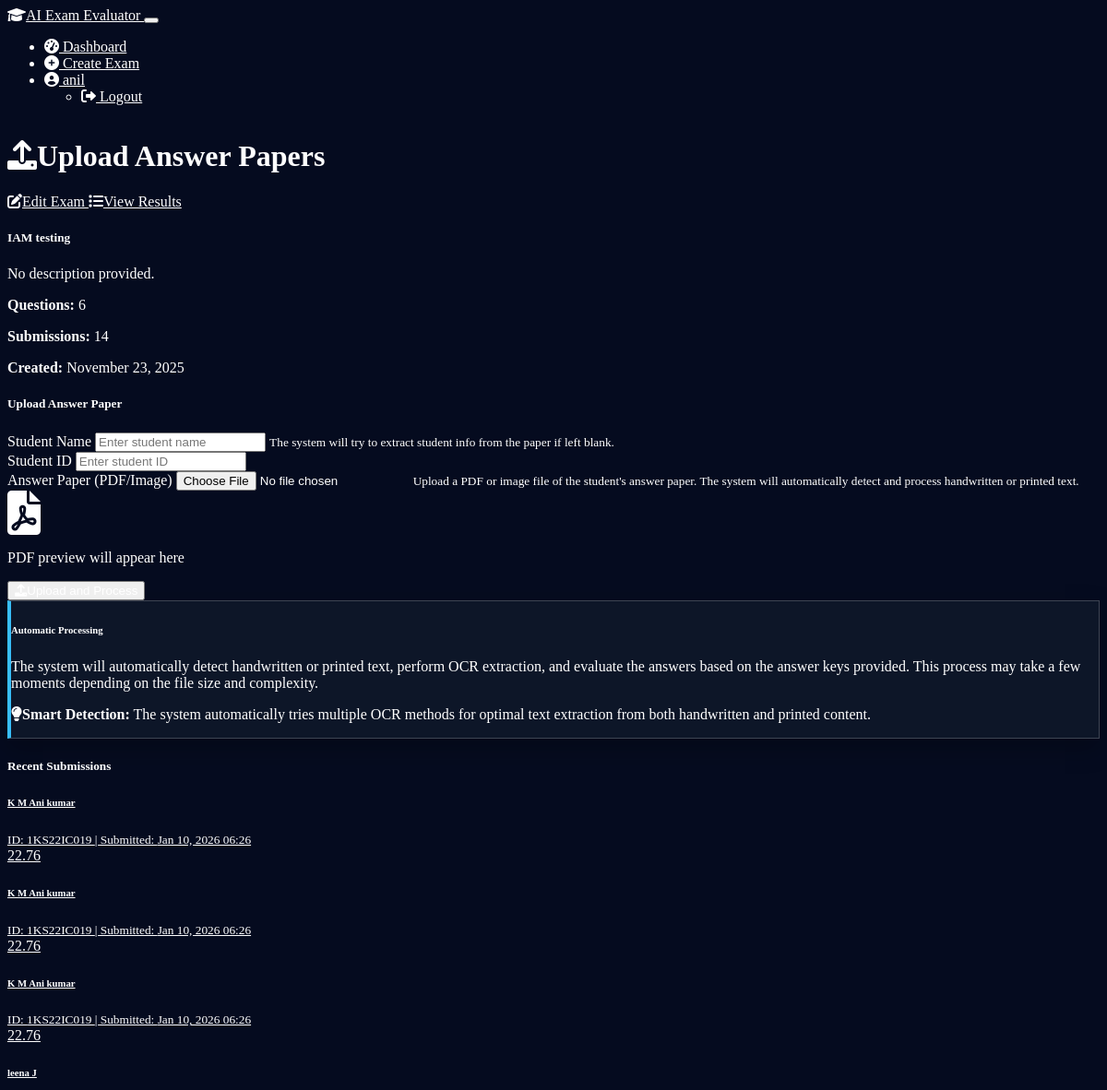
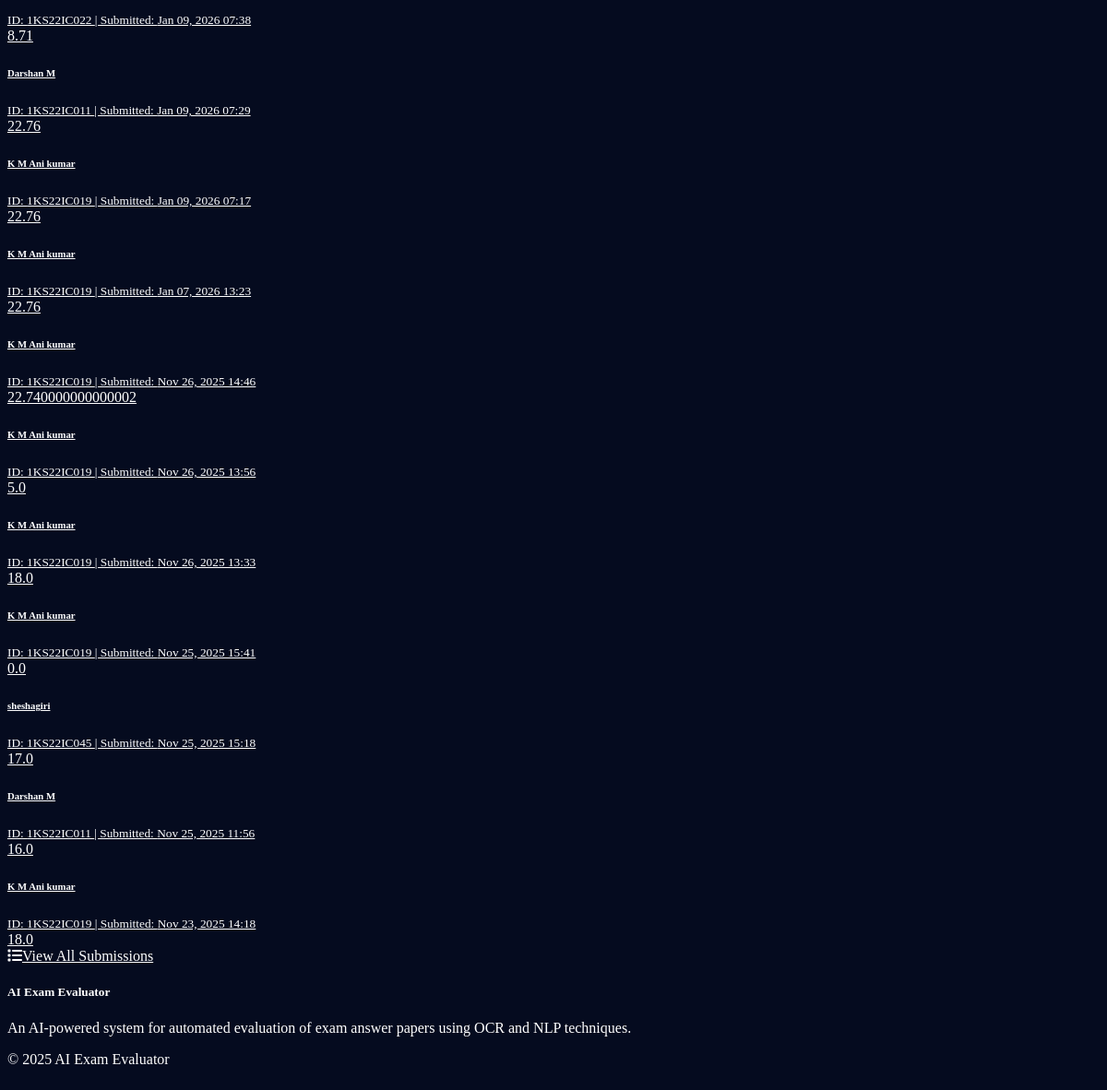
Page /exam/1/upload (signed in) on the committed database (2 pictures, top to bottom).
### models.py (models this page shows, shortened)
class User(UserMixin, db.Model):
    id = db.Column(db.Integer, primary_key=True)
    username = db.Column(db.String(64), unique=True, nullable=False)
    email = db.Column(db.String(120), unique=True, nullable=False)
    password_hash = db.Column(db.String(256))
    is_faculty = db.Column(db.Boolean, default=True)
    created_at = db.Column(db.DateTime, default=datetime.utcnow)
    exams = db.relationship('Exam', backref='faculty', lazy=True)

class Exam(db.Model):
    id = db.Column(db.Integer, primary_key=True)
    title = db.Column(db.String(128), nullable=False)
    description = db.Column(db.Text)
    created_at = db.Column(db.DateTime, default=datetime.utcnow)
    faculty_id = db.Column(db.Integer, db.ForeignKey('user.id'), nullable=False)
    questions = db.relationship('Question', backref='exam', lazy=True, cascade="all, delete-orphan")
    submissions = db.relationship('Submission', backref='exam', lazy=True, cascade="all, delete-orphan")

class Submission(db.Model):
    id = db.Column(db.Integer, primary_key=True)
    exam_id = db.Column(db.Integer, db.ForeignKey('exam.id'), nullable=False)
    student_name = db.Column(db.String(128), nullable=False)
    student_id = db.Column(db.String(64), nullable=False)
    submitted_at = db.Column(db.DateTime, default=datetime.utcnow)
    original_file = db.Column(db.String(255))  # Path to uploaded file
    extracted_text = db.Column(db.Text)  # Raw extracted text from OCR (stored in DB, not session)
    total_score = db.Column(db.Float, default=0)
    answers = db.relationship('SubmissionAnswer', backref='submission', lazy=True, cascade="all, delete-orphan")

### routes/exam_routes.py (the view, shortened to what this page needs)
@exam_bp.route('/exam/<int:exam_id>/upload', methods=['GET', 'POST'])
@login_required
def upload_answers(exam_id):
    exam = Exam.query.get_or_404(exam_id)
    if exam.faculty_id != current_user.id:
        flash('You do not have permission to upload answers for this exam.', 'danger')
        return redirect(url_for('exam.dashboard'))
    questions = Question.query.filter_by(exam_id=exam_id).order_by(Question.order).all()
    if not questions:
        flash('Please add questions to this exam before uploading answer papers.', 'warning')
        return redirect(url_for('exam.edit_exam', exam_id=exam_id))
    form = SubmissionForm()
    submissions = Submission.query.filter_by(exam_id=exam_id).order_by(Submission.submitted_at.desc()).all()
    return render_template('upload_answers.html', form=form, exam=exam, submissions=submissions)

### forms.py
class SubmissionForm(FlaskForm):
    student_name = StringField('Student Name', validators=[DataRequired(), Length(max=128)])
    student_id = StringField('Student ID', validators=[DataRequired(), Length(max=64)])
    answer_file = FileField('Answer Paper (PDF/Image)', validators=[
        FileRequired(),
        FileAllowed(['pdf', 'jpg', 'jpeg', 'png'], 'Only PDF and image files are allowed!')
    ])

### app.py (called while the page is built)
@login_manager.user_loader
def load_user(user_id):
    from models import User
    try:
        return User.query.get(int(user_id))
    except (ValueError, TypeError):
        return None

### templates/upload_answers.html (shortened to what this page needs)
{% extends "layout.html" %}
{% block content %}
<div class="container">
  <div class="d-flex justify-content-between align-items-center mb-4">
    <h1 class="h2">
      <i class="fas fa-upload me-2"></i>Upload Answer Papers
    </h1>
    <div>
      <a href="{{ url_for('exam.edit_exam', exam_id=exam.id) }}" class="btn btn-outline-secondary me-2">
        <i class="fas fa-edit me-1"></i>Edit Exam
      </a>
      <a href="{{ url_for('exam.view_submissions', exam_id=exam.id) }}" class="btn btn-info">
        <i class="fas fa-list me-1"></i>View Results
      </a>
    </div>
  </div>
  <div class="card shadow-sm mb-4">
    <div class="card-header bg-dark">
      <h5 class="card-title mb-0">{{ exam.title }}</h5>
    </div>
    <div class="card-body">
      <div class="row">
        <div class="col-md-8">
          {% if exam.description %}
            <p>{{ exam.description }}</p>
          {% else %}
            <p class="text-muted">No description provided.</p>
          {% endif %}
        </div>
        <div class="col-md-4">
          <div class="d-flex justify-content-end">
            <div class="text-end">
              <p class="mb-1"><strong>Questions:</strong> {{ exam.questions|length }}</p>
              <p class="mb-1"><strong>Submissions:</strong> {{ exam.submissions|length }}</p>
              <p class="mb-0"><strong>Created:</strong> {{ exam.created_at.strftime('%B %d, %Y') }}</p>
            </div>
          </div>
        </div>
      </div>
    </div>
  </div>
  <div class="row">
    <div class="col-md-6">
      <div class="card shadow-sm mb-4">
        <div class="card-header">
          <h5 class="card-title mb-0">Upload Answer Paper</h5>
        </div>
        <div class="card-body">
          <form method="POST" action="{{ url_for('exam.upload_answers', exam_id=exam.id) }}" enctype="multipart/form-data">
            <div class="mb-3">
              <label for="student_name" class="form-label">Student Name</label>
              {{ form.student_name(class="form-control", id="student_name", placeholder="Enter student name") }}
              <small class="form-text text-muted">The system will try to extract student info from the paper if left blank.</small>
            </div>
            <div class="mb-3">
              <label for="student_id" class="form-label">Student ID</label>
              {{ form.student_id(class="form-control", id="student_id", placeholder="Enter student ID") }}
            </div>
            <div class="mb-3">
              <label for="answer_file" class="form-label">Answer Paper (PDF/Image)</label>
              {{ form.answer_file(class="form-control", id="answer_file") }}
              <small class="form-text text-muted">Upload a PDF or image file of the student's answer paper. The system will automatically detect and process handwritten or printed text.</small>
            </div>
            <div class="preview-container mt-3 border rounded p-2" id="pdf-preview-container">
              <div class="text-center text-muted p-4">
                <i class="fas fa-file-pdf fa-3x mb-2"></i>
                <p>PDF preview will appear here</p>
              </div>
            </div>
            <div class="d-grid mt-3">
              <button type="submit" class="btn btn-primary">
                <i class="fas fa-upload me-1"></i>Upload and Process
              </button>
            </div>
          </form>
        </div>
        <div class="card-footer">
          <div class="alert alert-info mb-0">
            <h6 class="alert-heading">Automatic Processing</h6>
            <p class="small">
              The system will automatically detect handwritten or printed text, perform OCR extraction, and evaluate the answers based on the answer keys provided.
              This process may take a few moments depending on the file size and complexity.
            </p>
            <p class="mb-0 small">
              <i class="fas fa-lightbulb me-1"></i><strong>Smart Detection:</strong>
              The system automatically tries multiple OCR methods for optimal text extraction from both handwritten and printed content.
            </p>
          </div>
        </div>
      </div>
    </div>
    <div class="col-md-6">
      <div class="card shadow-sm">
        <div class="card-header">
          <h5 class="card-title mb-0">Recent Submissions</h5>
        </div>
        <div class="card-body">
          {% if submissions %}
            <div class="list-group">
              {% for submission in submissions %}
                <a href="{{ url_for('exam.view_submission', exam_id=exam.id, submission_id=submission.id) }}" class="list-group-item list-group-item-action d-flex justify-content-between align-items-center">
                  <div>
                    <h6 class="mb-1">{{ submission.student_name }}</h6>
                    <small class="text-muted">ID: {{ submission.student_id }} | Submitted: {{ submission.submitted_at.strftime('%b %d, %Y %H:%M') }}</small>
                  </div>
                  <span class="badge bg-primary rounded-pill">{{ submission.total_score }}</span>
                </a>
              {% endfor %}
            </div>
          {% else %}
            <div class="text-center py-4">
              <i class="fas fa-file-alt fa-3x mb-3 text-muted"></i>
              <h5>No submissions yet</h5>
              <p class="text-muted">Upload the first student answer paper to begin evaluation.</p>
            </div>
          {% endif %}
        </div>
        {% if submissions %}
          <div class="card-footer">
            <a href="{{ url_for('exam.view_submissions', exam_id=exam.id) }}" class="btn btn-outline-primary w-100">
              <i class="fas fa-list me-1"></i>View All Submissions
            </a>
          </div>
        {% endif %}
      </div>
    </div>
  </div>
</div>
{% endblock %}

### templates/layout.html (shortened to what this page needs)
<!DOCTYPE html>
<html lang="en">
<head>
  <link rel="stylesheet" href="https://cdn.replit.com/agent/bootstrap-agent-dark-theme.min.css">
  <link rel="stylesheet" href="https://cdnjs.cloudflare.com/ajax/libs/font-awesome/6.0.0/css/all.min.css">
  <link rel="stylesheet" href="{{ url_for('static', filename='css/custom.css') }}">
</head>
<body data-bs-theme="dark">
  <nav class="navbar navbar-expand-lg navbar-dark bg-dark">
    <div class="container">
      <a class="navbar-brand" href="{{ url_for('auth.index') }}">
        <i class="fas fa-graduation-cap me-2"></i>AI Exam Evaluator
      </a>
      <button class="navbar-toggler" type="button" data-bs-toggle="collapse" data-bs-target="#navbarNav">
      </button>
      <div class="collapse navbar-collapse" id="navbarNav">
        <ul class="navbar-nav ms-auto">
          {% if current_user.is_authenticated %}
            <li class="nav-item">
              <a class="nav-link" href="{{ url_for('exam.dashboard') }}">
                <i class="fas fa-tachometer-alt me-1"></i> Dashboard
              </a>
            </li>
            <li class="nav-item">
              <a class="nav-link" href="{{ url_for('exam.create_exam') }}">
                <i class="fas fa-plus-circle me-1"></i> Create Exam
              </a>
            </li>
            <li class="nav-item dropdown">
              <a class="nav-link dropdown-toggle" href="#" id="navbarDropdown" role="button" data-bs-toggle="dropdown">
                <i class="fas fa-user-circle me-1"></i> {{ current_user.username }}
              </a>
              <ul class="dropdown-menu dropdown-menu-end">
                <li>
                  <a class="dropdown-item" href="{{ url_for('auth.logout') }}">
                    <i class="fas fa-sign-out-alt me-1"></i> Logout
                  </a>
                </li>
              </ul>
            </li>
          {% endif %}
        </ul>
      </div>
    </div>
  </nav>
  <main class="container py-4">
    {% block content %}{% endblock %}
  </main>
  <footer class="bg-dark text-light py-4 mt-5">
    <div class="container">
      <div class="row">
        <div class="col-md-6">
          <h5>AI Exam Evaluator</h5>
          <p>An AI-powered system for automated evaluation of exam answer papers using OCR and NLP techniques.</p>
        </div>
        <div class="col-md-6 text-md-end">
          <p>&copy; 2025 AI Exam Evaluator</p>
        </div>
      </div>
    </div>
  </footer>
</body>
</html>

### static/css/custom.css (style rules this page uses)
body { min-height: 100vh; display: flex; flex-direction: column; color: #fff; background-color: #050b1f; }
body, body * { color: #fff !important; }
.alert { background-color: rgba(15, 23, 42, 0.92) !important; color: #fff !important; border: 1px solid rgba(255, 255, 255, 0.2); border-left: 4px solid rgba(255, 255, 255, 0.4); box-shadow: 0 10px 25px rgba(0, 0, 0, 0.25); }
.alert-info { border-left-color: #38bdf8 !important; }
main { flex: 1; }

### rows in the picture
User: username "anil"
Exam: title "IAM testing", created_at "November 23, 2025"
Submission: student_name "K M Ani kumar", student_id "1KS22IC019", submitted_at "Jan 10, 2026 06:26", total_score "22.76"
Submission: student_name "K M Ani kumar", student_id "1KS22IC019", submitted_at "Jan 10, 2026 06:26", total_score "22.76"
Submission: student_name "K M Ani kumar", student_id "1KS22IC019", submitted_at "Jan 10, 2026 06:26", total_score "22.76"
Submission: student_name "leena J", student_id "1KS22IC022", submitted_at "Jan 09, 2026 07:38", total_score "8.71"
Submission: student_name "Darshan M", student_id "1KS22IC011", submitted_at "Jan 09, 2026 07:29", total_score "22.76"
Submission: student_name "K M Ani kumar", student_id "1KS22IC019", submitted_at "Jan 09, 2026 07:17", total_score "22.76"
Submission: student_name "K M Ani kumar", student_id "1KS22IC019", submitted_at "Jan 07, 2026 13:23", total_score "22.76"
Submission: student_name "K M Ani kumar", student_id "1KS22IC019", submitted_at "Nov 26, 2025 14:46", total_score "22.740000000000002"
Submission: student_name "K M Ani kumar", student_id "1KS22IC019", submitted_at "Nov 26, 2025 13:56", total_score "5.0"
Submission: student_name "K M Ani kumar", student_id "1KS22IC019", submitted_at "Nov 26, 2025 13:33", total_score "18.0"
Submission: student_name "K M Ani kumar", student_id "1KS22IC019", submitted_at "Nov 25, 2025 15:41", total_score "0.0"
Submission: student_name "sheshagiri", student_id "1KS22IC045", submitted_at "Nov 25, 2025 15:18", total_score "17.0"
Submission: student_name "Darshan M", student_id "1KS22IC011", submitted_at "Nov 25, 2025 11:56", total_score "16.0"
Submission: student_name "K M Ani kumar", student_id "1KS22IC019", submitted_at "Nov 23, 2025 14:18", total_score "18.0"

### other values in the picture
{{ exam.questions|length }} "6"
{{ exam.submissions|length }} "14"
